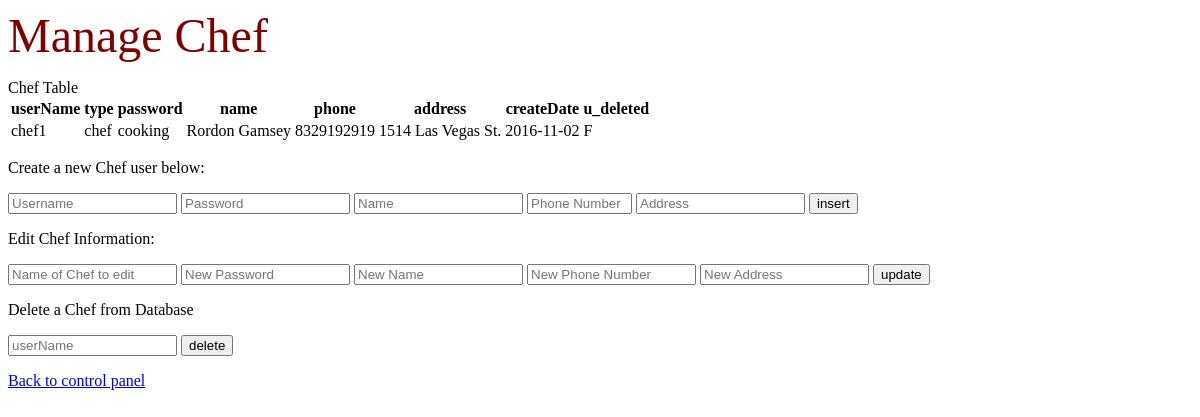
Page /managechef.php on the earlier database version.
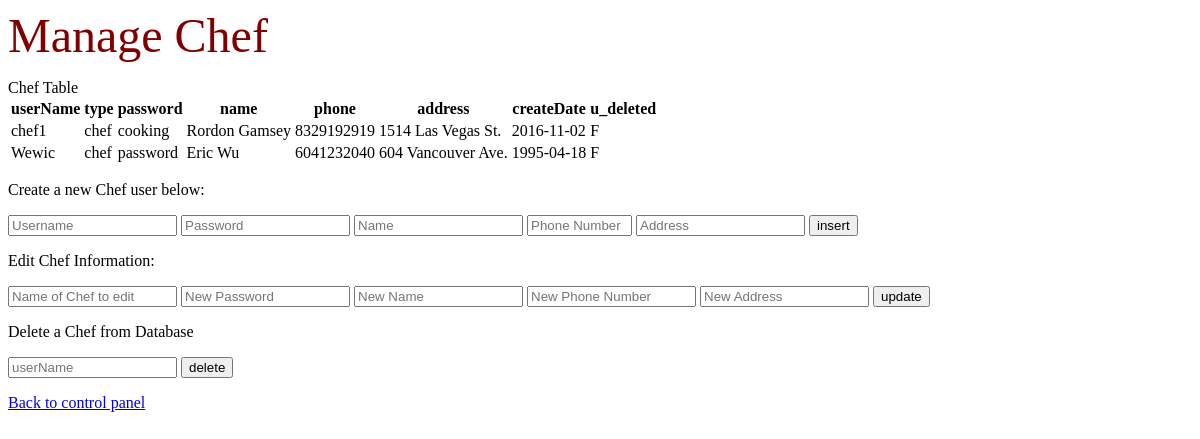
Same page on the later database version.
### tables this page shows
CREATE TABLE Users
	(userName VARCHAR(20),
	type VARCHAR(8) NOT NULL,
	password VARCHAR(20) NOT NULL,
	name VARCHAR(40) NOT NULL,
	phone CHAR(10) NULL,
	address VARCHAR(40) NULL,
	createDate DATE NOT NULL,
	u_deleted CHAR(1) NOT NULL,
	PRIMARY KEY (userName));

### managechef.php (the view, shortened to what this page needs)
<?php include "base.php"; ?>
<DOCTYPE html>
<html>
</head>
<body>
<p> <font size = "20" color = maroon >  Manage Chef</font></p>
<?php
function printResult($chef_result) {
     echo "<table><tr>
     <th>userName</th>
     <th>type</th>
     <th>password</th>
     <th>name</th>
     <th>phone</th>
     <th>address</th>
     <th>createDate</th>
     <th>u_deleted</th>
     </tr>";
     while($row = $chef_result->fetch_assoc()) {
         echo "<tr>
         <td>" . $row["userName"] . "</td>
         <td>" . $row["type"] . "</td>
         <td>" . $row["password"] . "</td>
         <td>" . $row["name"] . "</td>
		 <td>" . $row["phone"] . "</td>
         <td>" . $row["address"] . "</td>
         <td>" . $row["createDate"] . "</td>
         <td>" . $row["u_deleted"] . "</td>
         </tr>";
    	 }
     echo "</table>";
}
if ($conn) {
    echo 'Chef Table';
	$chef_sql = "SELECT * FROM Users WHERE type = 'chef'";
	$chef_result = $conn->query($chef_sql);
	printResult($chef_result);
} else {
	echo "cannot connect";
}
?>
<p>Create a new Chef user below:</p>
<form method="POST" action="managechef.php">
   <p>
   <input type="text" name="username" size="18" placeholder="Username" required>
   <input type="text" name="password" size="18" placeholder="Password" required>
   <input type="text" name="name" size="18" placeholder="Name" required>
   <input type="text" name="phone" size="10" placeholder="Phone Number" required>
   <input type="text" name="address" size="18" placeholder="Address" required>
<input type="submit" value="insert" name="insertsubmit"></p>
</form>
<p> Edit Chef Information: </p>
<form method="POST" action="managechef.php">
   <p><input type="text" name="edUser" size="18" placeholder="Name of Chef to edit">
   <input type="text" name="edPassword" placeholder="New Password" size="18">
   <input type="text" name="edName" placeholder="New Name" size="18">
   <input type="text" name="edPhone" placeholder="New Phone Number" size="18">
   <input type="text" name="edAddress" placeholder="New Address" size="18">
<input type="submit" value="update" name="updatesubmit"></p>
</form>
<p> Delete a Chef from Database</p>
<form method="POST" action="managechef.php">
   <p><input type="text" name="delName" size="18" placeholder="userName">
<input type="submit" value="delete" name="deletesubmit"></p>
</form>
<a href="index.php"> Back to control panel
</body>
</html>

Differences in the rows shown:
now on this page (row edited): users: userName "Wewic", type "chef", password "password", name "Eric Wu", phone "6041232040", address "604 Vancouver Ave.", createDate "1995-04-18", u_deleted "F"
